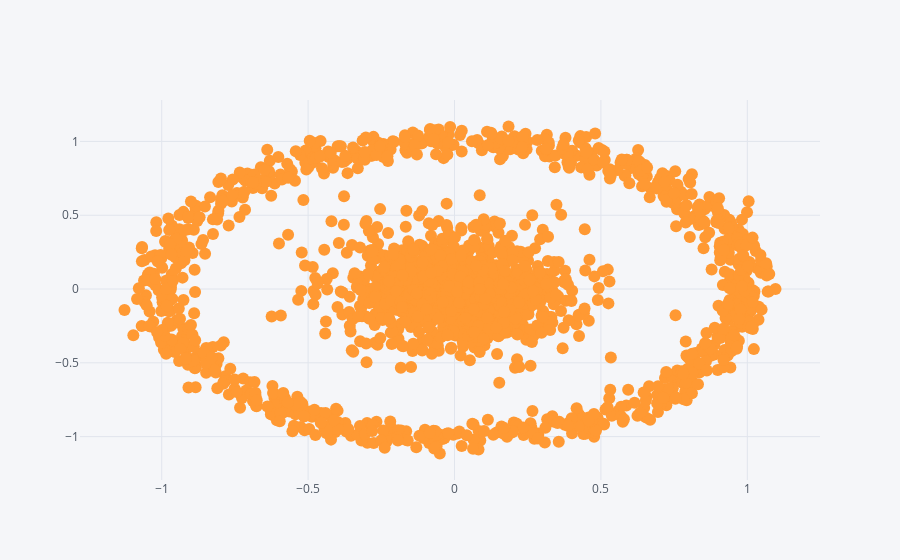

The notebook cell this image was saved under:
### Markdown cell above
## Where k-means fails?

### Code cell
n = 1000
inner = np.random.normal(size=(n, 2)) / 5
outer = np.random.uniform(size=(n)) * 2 * np.pi
outer = np.array(list(map(lambda x: [np.cos(x) + np.random.normal() * 0.05,
                                     np.sin(x) + np.random.normal() * 0.05], outer)))
df = pd.DataFrame(np.vstack([inner, outer]), columns=['x', 'y'])

df.iplot(kind='scatter', mode='markers', x='x', y='y')

### Figure 1 — Plotly figure (JSON) as saved in the notebook; plotly's stock layout.template omitted (floating-point values rounded to 4 significant figures; data arrays with more than 128 entries replaced by an {"elided": "..."} marker saying what was removed)
{"data": [{"line": {"color": "rgba(255, 153, 51, 1.0)", "dash": "solid", "shape": "linear", "width": 1.3}, "marker": {"size": 12, "symbol": "dot"}, "mode": "markers", "name": "y", "text": "", "type": "scatter", "x": {"elided": "2000 float values"}, "y": {"elided": "2000 float values"}}], "layout": {"legend": {"bgcolor": "#F5F6F9", "font": {"color": "#4D5663"}}, "paper_bgcolor": "#F5F6F9", "plot_bgcolor": "#F5F6F9", "titlefont": {"color": "#4D5663"}, "xaxis1": {"gridcolor": "#E1E5ED", "showgrid": true, "tickfont": {"color": "#4D5663"}, "title": "", "titlefont": {"color": "#4D5663"}, "zerolinecolor": "#E1E5ED"}, "yaxis1": {"gridcolor": "#E1E5ED", "showgrid": true, "tickfont": {"color": "#4D5663"}, "title": "", "titlefont": {"color": "#4D5663"}, "zerolinecolor": "#E1E5ED"}}}
